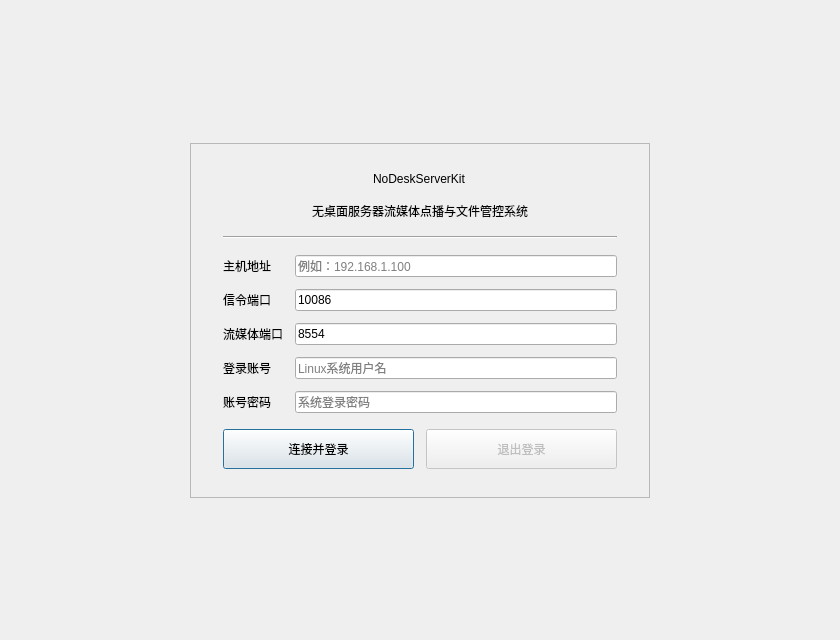
<?xml version="1.0" encoding="UTF-8"?>
<ui version="4.0">
 <class>MainDialog</class>
 <widget class="QDialog" name="MainDialog">
  <property name="geometry">
   <rect>
    <x>0</x>
    <y>0</y>
    <width>840</width>
    <height>640</height>
   </rect>
  </property>
  <property name="windowTitle">
   <string>NoDeskServerKit - 远程登录</string>
  </property>
  <layout class="QVBoxLayout" name="verticalLayout">
   <property name="spacing">
    <number>0</number>
   </property>
   <property name="leftMargin">
    <number>40</number>
   </property>
   <property name="topMargin">
    <number>40</number>
   </property>
   <property name="rightMargin">
    <number>40</number>
   </property>
   <property name="bottomMargin">
    <number>40</number>
   </property>
   <item>
    <spacer name="verticalSpacer">
     <property name="orientation">
      <enum>Qt::Orientation::Vertical</enum>
     </property>
     <property name="sizeType">
      <enum>QSizePolicy::Policy::Expanding</enum>
     </property>
     <property name="sizeHint" stdset="0">
      <size>
       <width>20</width>
       <height>20</height>
      </size>
     </property>
    </spacer>
   </item>
   <item alignment="Qt::AlignmentFlag::AlignHCenter">
    <widget class="QFrame" name="card_frame">
     <property name="minimumSize">
      <size>
       <width>460</width>
       <height>0</height>
      </size>
     </property>
     <property name="maximumSize">
      <size>
       <width>480</width>
       <height>16777215</height>
      </size>
     </property>
     <property name="frameShape">
      <enum>QFrame::Shape::StyledPanel</enum>
     </property>
     <layout class="QVBoxLayout" name="cardLayout">
      <property name="spacing">
       <number>16</number>
      </property>
      <property name="leftMargin">
       <number>32</number>
      </property>
      <property name="topMargin">
       <number>28</number>
      </property>
      <property name="rightMargin">
       <number>32</number>
      </property>
      <property name="bottomMargin">
       <number>28</number>
      </property>
      <item alignment="Qt::AlignmentFlag::AlignHCenter">
       <widget class="QLabel" name="title_label">
        <property name="text">
         <string>NoDeskServerKit</string>
        </property>
       </widget>
      </item>
      <item alignment="Qt::AlignmentFlag::AlignHCenter">
       <widget class="QLabel" name="subtitle_label">
        <property name="text">
         <string>无桌面服务器流媒体点播与文件管控系统</string>
        </property>
       </widget>
      </item>
      <item>
       <widget class="Line" name="line_card_top">
        <property name="orientation">
         <enum>Qt::Orientation::Horizontal</enum>
        </property>
       </widget>
      </item>
      <item>
       <layout class="QGridLayout" name="gridLayout">
        <property name="horizontalSpacing">
         <number>12</number>
        </property>
        <property name="verticalSpacing">
         <number>12</number>
        </property>
        <item row="0" column="0">
         <widget class="QLabel" name="label">
          <property name="text">
           <string>主机地址</string>
          </property>
         </widget>
        </item>
        <item row="0" column="1">
         <widget class="QLineEdit" name="ip_lineEdit">
          <property name="placeholderText">
           <string>例如：192.168.1.100</string>
          </property>
         </widget>
        </item>
        <item row="1" column="0">
         <widget class="QLabel" name="label_2">
          <property name="text">
           <string>信令端口</string>
          </property>
         </widget>
        </item>
        <item row="1" column="1">
         <widget class="QLineEdit" name="port_lineEdit">
          <property name="text">
           <string>10086</string>
          </property>
          <property name="placeholderText">
           <string>默认：10086</string>
          </property>
         </widget>
        </item>
        <item row="2" column="0">
         <widget class="QLabel" name="label_rtsp">
          <property name="text">
           <string>流媒体端口</string>
          </property>
         </widget>
        </item>
        <item row="2" column="1">
         <widget class="QLineEdit" name="rtsp_port_lineEdit">
          <property name="text">
           <string>8554</string>
          </property>
          <property name="placeholderText">
           <string>默认：8554</string>
          </property>
         </widget>
        </item>
        <item row="3" column="0">
         <widget class="QLabel" name="label_3">
          <property name="text">
           <string>登录账号</string>
          </property>
         </widget>
        </item>
        <item row="3" column="1">
         <widget class="QLineEdit" name="ip_lineEdit_2">
          <property name="placeholderText">
           <string>Linux系统用户名</string>
          </property>
         </widget>
        </item>
        <item row="4" column="0">
         <widget class="QLabel" name="label_4">
          <property name="text">
           <string>账号密码</string>
          </property>
         </widget>
        </item>
        <item row="4" column="1">
         <widget class="QLineEdit" name="ip_lineEdit_3">
          <property name="echoMode">
           <enum>QLineEdit::EchoMode::Password</enum>
          </property>
          <property name="placeholderText">
           <string>系统登录密码</string>
          </property>
         </widget>
        </item>
       </layout>
      </item>
      <item>
       <layout class="QHBoxLayout" name="btnLayout">
        <property name="spacing">
         <number>12</number>
        </property>
        <item>
         <widget class="QPushButton" name="pushButton_remotecontrol">
          <property name="minimumSize">
           <size>
            <width>0</width>
            <height>40</height>
           </size>
          </property>
          <property name="cursor">
           <cursorShape>PointingHandCursor</cursorShape>
          </property>
          <property name="text">
           <string>连接并登录</string>
          </property>
         </widget>
        </item>
        <item>
         <widget class="QPushButton" name="disconnect_pushButton">
          <property name="enabled">
           <bool>false</bool>
          </property>
          <property name="minimumSize">
           <size>
            <width>90</width>
            <height>40</height>
           </size>
          </property>
          <property name="cursor">
           <cursorShape>PointingHandCursor</cursorShape>
          </property>
          <property name="text">
           <string>退出登录</string>
          </property>
         </widget>
        </item>
       </layout>
      </item>
     </layout>
    </widget>
   </item>
   <item>
    <spacer name="verticalSpacer_2">
     <property name="orientation">
      <enum>Qt::Orientation::Vertical</enum>
     </property>
     <property name="sizeType">
      <enum>QSizePolicy::Policy::Expanding</enum>
     </property>
     <property name="sizeHint" stdset="0">
      <size>
       <width>20</width>
       <height>20</height>
      </size>
     </property>
    </spacer>
   </item>
  </layout>
 </widget>
 <resources/>
 <connections/>
</ui>
